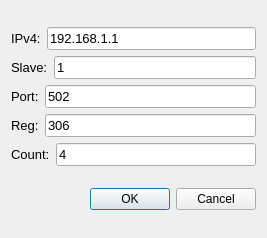
<?xml version="1.0" encoding="UTF-8"?>
<ui version="4.0">
 <class>Device02_dialog</class>
 <widget class="QDialog" name="Device02_dialog">
  <property name="geometry">
   <rect>
    <x>0</x>
    <y>0</y>
    <width>267</width>
    <height>238</height>
   </rect>
  </property>
  <property name="windowTitle">
   <string>Dialog</string>
  </property>
  <layout class="QVBoxLayout" name="verticalLayout_2">
   <item>
    <layout class="QVBoxLayout" name="verticalLayout">
     <item>
      <layout class="QHBoxLayout" name="horizontalLayout">
       <item>
        <widget class="QLabel" name="IP_label">
         <property name="font">
          <font>
           <pointsize>10</pointsize>
          </font>
         </property>
         <property name="text">
          <string>IPv4:</string>
         </property>
         <property name="buddy">
          <cstring>IPv4_line_edit</cstring>
         </property>
        </widget>
       </item>
       <item>
        <widget class="QLineEdit" name="IPv4_line_edit">
         <property name="minimumSize">
          <size>
           <width>10</width>
           <height>0</height>
          </size>
         </property>
         <property name="font">
          <font>
           <pointsize>10</pointsize>
          </font>
         </property>
         <property name="whatsThis">
          <string/>
         </property>
         <property name="text">
          <string>192.168.1.1</string>
         </property>
         <property name="maxLength">
          <number>20</number>
         </property>
         <property name="placeholderText">
          <string>127.0.0.1</string>
         </property>
        </widget>
       </item>
      </layout>
     </item>
     <item>
      <layout class="QHBoxLayout" name="horizontalLayout_2">
       <item>
        <widget class="QLabel" name="label">
         <property name="font">
          <font>
           <pointsize>10</pointsize>
          </font>
         </property>
         <property name="text">
          <string>Slave:</string>
         </property>
        </widget>
       </item>
       <item>
        <widget class="QLineEdit" name="slave_line_edit">
         <property name="minimumSize">
          <size>
           <width>10</width>
           <height>0</height>
          </size>
         </property>
         <property name="maximumSize">
          <size>
           <width>16777215</width>
           <height>16777215</height>
          </size>
         </property>
         <property name="font">
          <font>
           <pointsize>10</pointsize>
          </font>
         </property>
         <property name="text">
          <string>1</string>
         </property>
         <property name="maxLength">
          <number>10</number>
         </property>
         <property name="placeholderText">
          <string>1</string>
         </property>
        </widget>
       </item>
      </layout>
     </item>
     <item>
      <layout class="QHBoxLayout" name="horizontalLayout_5">
       <item>
        <widget class="QLabel" name="port_label">
         <property name="font">
          <font>
           <pointsize>10</pointsize>
          </font>
         </property>
         <property name="text">
          <string>Port:</string>
         </property>
        </widget>
       </item>
       <item>
        <widget class="QLineEdit" name="port_line_edit">
         <property name="font">
          <font>
           <pointsize>10</pointsize>
          </font>
         </property>
         <property name="text">
          <string>502</string>
         </property>
         <property name="maxLength">
          <number>8</number>
         </property>
         <property name="placeholderText">
          <string>502</string>
         </property>
        </widget>
       </item>
      </layout>
     </item>
     <item>
      <layout class="QHBoxLayout" name="horizontalLayout_3">
       <item>
        <widget class="QLabel" name="rd_reg_label">
         <property name="font">
          <font>
           <pointsize>10</pointsize>
          </font>
         </property>
         <property name="text">
          <string>Reg:</string>
         </property>
        </widget>
       </item>
       <item>
        <widget class="QLineEdit" name="rd_reg_line_edit">
         <property name="enabled">
          <bool>true</bool>
         </property>
         <property name="font">
          <font>
           <pointsize>10</pointsize>
          </font>
         </property>
         <property name="text">
          <string>306</string>
         </property>
         <property name="placeholderText">
          <string>306</string>
         </property>
        </widget>
       </item>
      </layout>
     </item>
     <item>
      <layout class="QHBoxLayout" name="horizontalLayout_6">
       <item>
        <widget class="QLabel" name="rd_count_label">
         <property name="font">
          <font>
           <pointsize>10</pointsize>
          </font>
         </property>
         <property name="text">
          <string>Count:</string>
         </property>
        </widget>
       </item>
       <item>
        <widget class="QLineEdit" name="rd_count_line_edit">
         <property name="font">
          <font>
           <pointsize>10</pointsize>
          </font>
         </property>
         <property name="text">
          <string>4</string>
         </property>
         <property name="placeholderText">
          <string>4</string>
         </property>
        </widget>
       </item>
      </layout>
     </item>
    </layout>
   </item>
   <item>
    <widget class="QDialogButtonBox" name="buttonBox">
     <property name="orientation">
      <enum>Qt::Horizontal</enum>
     </property>
     <property name="standardButtons">
      <set>QDialogButtonBox::Cancel|QDialogButtonBox::Ok</set>
     </property>
    </widget>
   </item>
  </layout>
 </widget>
 <resources/>
 <connections>
  <connection>
   <sender>buttonBox</sender>
   <signal>accepted()</signal>
   <receiver>Device02_dialog</receiver>
   <slot>accept()</slot>
   <hints>
    <hint type="sourcelabel">
     <x>248</x>
     <y>254</y>
    </hint>
    <hint type="destinationlabel">
     <x>157</x>
     <y>274</y>
    </hint>
   </hints>
  </connection>
  <connection>
   <sender>buttonBox</sender>
   <signal>rejected()</signal>
   <receiver>Device02_dialog</receiver>
   <slot>reject()</slot>
   <hints>
    <hint type="sourcelabel">
     <x>316</x>
     <y>260</y>
    </hint>
    <hint type="destinationlabel">
     <x>286</x>
     <y>274</y>
    </hint>
   </hints>
  </connection>
 </connections>
</ui>
